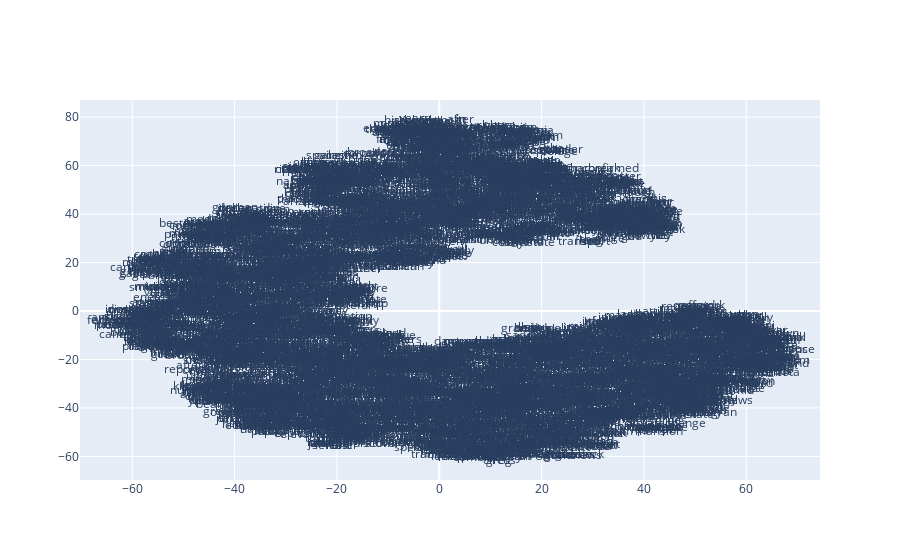

Source (notebook cell):
### Code cell
x_vals, y_vals, labels = reduce_dimensions(model_si_bow)
plot_function(x_vals, y_vals, labels)

### Figure 1 — Plotly figure (JSON) as saved in the notebook; plotly's stock layout.template omitted (floating-point values rounded to 4 significant figures; data arrays with more than 128 entries replaced by an {"elided": "..."} marker saying what was removed)
{"data": [{"mode": "text", "text": {"elided": "6277 str values"}, "type": "scatter", "x": {"elided": "6277 float values"}, "y": {"elided": "6277 float values"}}], "layout": {}}
